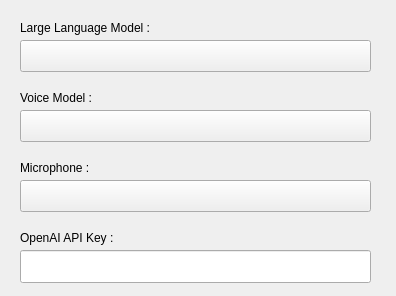
<?xml version="1.0" encoding="UTF-8"?>
<ui version="4.0">
 <class>Form</class>
 <widget class="QWidget" name="Form">
  <property name="geometry">
   <rect>
    <x>0</x>
    <y>0</y>
    <width>396</width>
    <height>296</height>
   </rect>
  </property>
  <property name="windowTitle">
   <string>Form</string>
  </property>
  <widget class="ComboBox" name="model_cmb">
   <property name="geometry">
    <rect>
     <x>20</x>
     <y>40</y>
     <width>351</width>
     <height>32</height>
    </rect>
   </property>
  </widget>
  <widget class="ComboBox" name="microphone_cmb">
   <property name="geometry">
    <rect>
     <x>20</x>
     <y>180</y>
     <width>351</width>
     <height>32</height>
    </rect>
   </property>
  </widget>
  <widget class="CaptionLabel" name="model_lbl">
   <property name="geometry">
    <rect>
     <x>20</x>
     <y>20</y>
     <width>141</width>
     <height>16</height>
    </rect>
   </property>
   <property name="text">
    <string>Large Language Model :</string>
   </property>
  </widget>
  <widget class="LineEdit" name="OpenAi_key_txt">
   <property name="geometry">
    <rect>
     <x>20</x>
     <y>250</y>
     <width>351</width>
     <height>33</height>
    </rect>
   </property>
  </widget>
  <widget class="CaptionLabel" name="voice_lbl">
   <property name="geometry">
    <rect>
     <x>20</x>
     <y>90</y>
     <width>81</width>
     <height>16</height>
    </rect>
   </property>
   <property name="text">
    <string>Voice Model :</string>
   </property>
  </widget>
  <widget class="CaptionLabel" name="microphone_lbl">
   <property name="geometry">
    <rect>
     <x>20</x>
     <y>160</y>
     <width>81</width>
     <height>16</height>
    </rect>
   </property>
   <property name="text">
    <string>Microphone :</string>
   </property>
  </widget>
  <widget class="CaptionLabel" name="OpenAI_api_lbl">
   <property name="geometry">
    <rect>
     <x>20</x>
     <y>230</y>
     <width>131</width>
     <height>16</height>
    </rect>
   </property>
   <property name="text">
    <string>OpenAI API Key :</string>
   </property>
  </widget>
  <widget class="ComboBox" name="voice_cmb">
   <property name="geometry">
    <rect>
     <x>20</x>
     <y>110</y>
     <width>351</width>
     <height>32</height>
    </rect>
   </property>
  </widget>
 </widget>
 <customwidgets>
  <customwidget>
   <class>ComboBox</class>
   <extends>QPushButton</extends>
   <header>qfluentwidgets</header>
  </customwidget>
  <customwidget>
   <class>CaptionLabel</class>
   <extends>QLabel</extends>
   <header>qfluentwidgets</header>
  </customwidget>
  <customwidget>
   <class>LineEdit</class>
   <extends>QLineEdit</extends>
   <header>qfluentwidgets</header>
  </customwidget>
 </customwidgets>
 <resources/>
 <connections/>
</ui>
